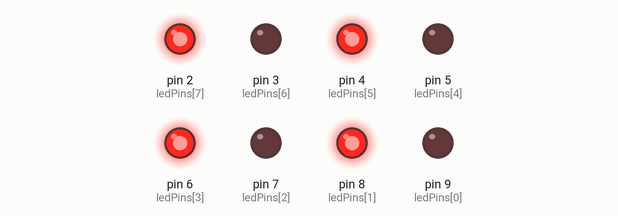
Recording of a sketch running on a simulated Arduino Uno, built with avr-gcc and run on an emulated ATmega328P. Parts: output pins drawn as LEDs (lit = HIGH).

Above: at 0.2 s.
At 1.7 s:
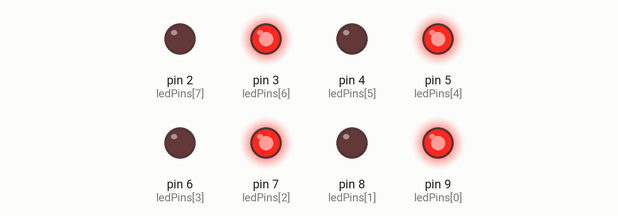
Timing chart, 0 to 3.0 s (numbered marks = the images above):
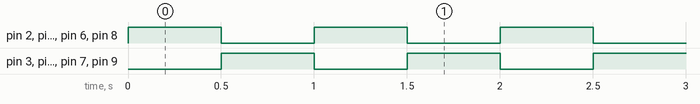

The sketch:

4.ino
```cpp
#include <Arduino.h>

const int ledPins[] = {9, 8, 7, 6, 5, 4, 3, 2};

void setup() {
	pinMode(ledPins[0], OUTPUT);
	pinMode(ledPins[1], OUTPUT);
	pinMode(ledPins[2], OUTPUT);
	pinMode(ledPins[3], OUTPUT);
	pinMode(ledPins[4], OUTPUT);
	pinMode(ledPins[5], OUTPUT);
	pinMode(ledPins[6], OUTPUT);
	pinMode(ledPins[7], OUTPUT);
}

void loop() {
	static int parity = 0;

	for (int i = 0; i < 8; i++) {
		digitalWrite(ledPins[i], ((i + 1) % 2 == parity) ? HIGH : LOW);
	}

	delay(500);
	parity = (parity + 1) % 2;
}
```

Measured:
- by itself, pin 2 (ledPins[7]), pin 3 (ledPins[6]), pin 4 (ledPins[5]), pin 5 (ledPins[4]), pin 6 (ledPins[3]), pin 7 (ledPins[2]), pin 8 (ledPins[1]), pin 9 (ledPins[0]): alternates HIGH for 0.50 s and LOW for 0.50 s
